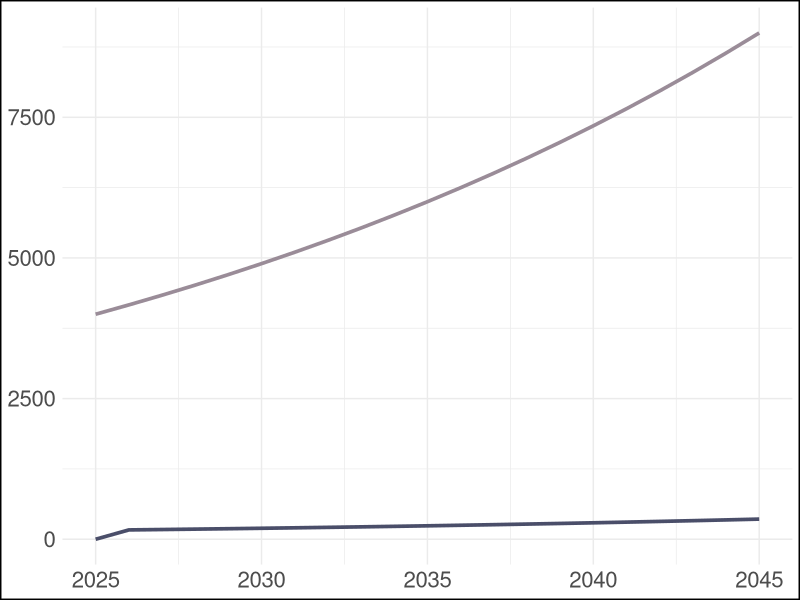
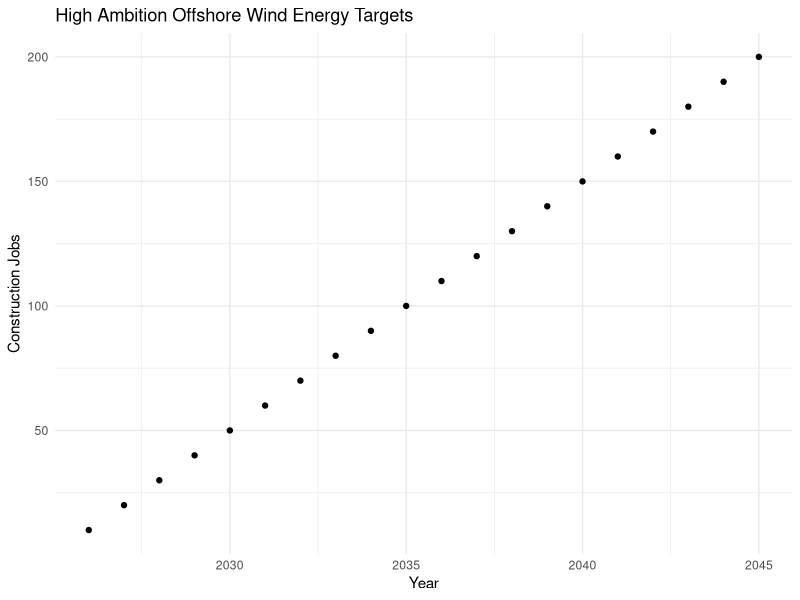
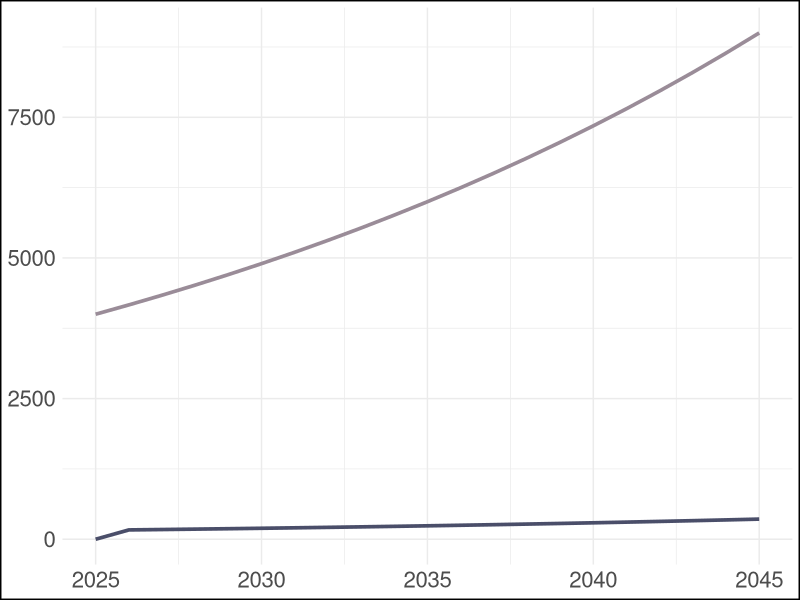

These figures' R source, in order:
## ---- chunk 1
library(tidyverse)
## ---- chunk 2
# Initial values
initial_capacity <- 111
final_capacity <- 722
years <- 20

# Calculate the annual growth rate
growth_rate <- (final_capacity / initial_capacity)^(1 / years) - 1

# Create variables to store the results
year <- 2025:2045
capacity <- numeric(length(year))
new_capacity <- numeric(length(year))

# Calculate the total capacity for each year
for (i in 1:length(year)) {
  capacity[i] <- initial_capacity * (1 + growth_rate)^(year[i] - 2025)
  if (i == 1) {
      new_capacity[i] <- capacity[i] - initial_capacity
  } else {
      new_capacity[i] <- capacity[i] - capacity[i-1]
  }
}

# Create a data frame with the results
sb_utility_pv <- data.frame(county = "SB", 
                             year = year, 
                             technology = "utility solar",
                             new_capacity = new_capacity,
                             total_capacity = round(capacity, 2))

# Display the table
print(sb_utility_pv)
## ---- chunk 3
# O&M direct jobs ---- 
# Assign variables
om_direct <- 10

# Add columns occupation, type, and n_jobs
sb_utility_pv_om_direct <- sb_utility_pv |>
    mutate(occupation = "O&M",
           type = "direct",
           n_jobs = total_capacity * om_direct)

# O&M indirect jobs ---- 
# Assign variables
om_indirect <- 5

# Add columns occupation, type, and n_jobs
sb_utility_pv_om_indirect <- sb_utility_pv |>
    mutate(occupation = "O&M",
           type = "indirect",
           n_jobs = total_capacity * om_indirect)

# O&M induced ----
# Assign variables
om_induced <- 2

# Add columns occupation, type, and n_jobs
sb_utility_pv_om_induced <- sb_utility_pv |>
    mutate(occupation = "O&M",
           type = "induced",
           n_jobs = total_capacity * om_induced)

# Stack 3 together for total SB PV O&M jobs
sb_utility_pv_om <- rbind(sb_utility_pv_om_direct, sb_utility_pv_om_indirect, sb_utility_pv_om_induced)

print(sb_utility_pv_om)

## ---- chunk 4
# Function to calculate capacity and jobs for PV O&M
pv_om_capacity_and_jobs <- function(county, technology, initial_capacity, final_capacity, direct_jobs, indirect_jobs, induced_jobs) {
    
  # Calculate the annual growth rate
  growth_rate <- (final_capacity / initial_capacity)^(1 / years) - 1
  
  # Create variables to store the results
  year <- 2025:2045
  capacity <- numeric(length(year))
  new_capacity <- numeric(length(year))
  
  # Calculate the total capacity for each year
  for (i in 1:length(year)) {
    capacity[i] <- initial_capacity * (1 + growth_rate)^(year[i] - 2025)
    if (i == 1) {
      new_capacity[i] <- capacity[i] - initial_capacity
    } else {
      new_capacity[i] <- capacity[i] - capacity[i-1]
    }
  }
  
  # Create a data frame with the results
  df <- data.frame(county = county, 
                   year = year, 
                   technology = technology,
                   new_capacity = new_capacity,
                   total_capacity = round(capacity, 2))
  
  # Direct jobs
  df_direct <- df %>%
    mutate(occupation = "O&M", 
           type = "direct", 
           n_jobs = total_capacity * direct_jobs)
  
  # Indirect jobs
  df_indirect <- df %>%
    mutate(occupation = "O&M",
           type = "indirect", 
           n_jobs = total_capacity * indirect_jobs)
  
  # Induced jobs
  df_induced <- df %>%
    mutate(occupation = "O&M",
           type = "induced", 
           n_jobs = total_capacity * induced_jobs)
  
  # Stack them together for total jobs
  df_final <- rbind(df_direct, df_indirect, df_induced)
  
  return(df_final)
}

## ---- chunk 5
# Function to calculate capacity and jobs for PV Construction
pv_const_capacity_and_jobs <- function(county, technology, initial_capacity, final_capacity, direct_jobs, indirect_jobs, induced_jobs) {
    
  # Calculate the annual growth rate
  growth_rate <- (final_capacity / initial_capacity)^(1 / years) - 1
  
  # Create variables to store the results
  year <- 2025:2045
  capacity <- numeric(length(year))
  new_capacity <- numeric(length(year))
  
  # Calculate the total capacity for each year
  for (i in 1:length(year)) {
    capacity[i] <- initial_capacity * (1 + growth_rate)^(year[i] - 2025)
    if (i == 1) {
      new_capacity[i] <- capacity[i] - initial_capacity
    } else {
      new_capacity[i] <- capacity[i] - capacity[i-1]
    }
  }
  
  # Create a data frame with the results
  df <- data.frame(county = county, 
                   year = year, 
                   technology = technology,
                   new_capacity = new_capacity,
                   total_capacity = round(capacity, 2))
  
  # Direct jobs
  df_direct <- df %>%
    mutate(occupation = "Construction", 
           type = "direct", 
           n_jobs = new_capacity * direct_jobs)   # Assuming that construction jobs only last the year, #jobs/mw year will multiply by the new capacity
  
  # Indirect jobs
  df_indirect <- df %>%
    mutate(occupation = "Construction",
           type = "indirect", 
           n_jobs = new_capacity * indirect_jobs)
  
  # Induced jobs
  df_induced <- df %>%
    mutate(occupation = "Construction",
           type = "induced", 
           n_jobs = new_capacity * induced_jobs)
  
  # Stack them together for total jobs
  df_final <- rbind(df_direct, df_indirect, df_induced)
  
  return(df_final)
}
## ---- chunk 6
# Utility PV
sb_utility_pv_om <- pv_om_capacity_and_jobs(
  county = "SB", 
  technology = "Utility PV", 
  initial_capacity = 111, 
  final_capacity = 722, 
  direct_jobs = 10, 
  indirect_jobs = 5, 
  induced_jobs = 2
)

sb_utility_pv_const <- pv_const_capacity_and_jobs(
  county = "SB",
  technology = "Utility PV",
  initial_capacity = 111,
  final_capacity = 722,
  direct_jobs = 5,
  indirect_jobs = 3,
  induced_jobs = 1
)

slo_utility_pv_om <- pv_om_capacity_and_jobs(
  county = "SLO", 
  technology = "Utility PV", 
  initial_capacity = 50, 
  final_capacity = 1000, 
  direct_jobs = 10, 
  indirect_jobs = 5, 
  induced_jobs = 2
)

slo_utility_pv_const <- pv_const_capacity_and_jobs(
  county = "SLO",
  technology = "Utility PV",
  initial_capacity = 50,
  final_capacity = 1000,
  direct_jobs = 10,
  indirect_jobs = 5,
  induced_jobs = 2
)

ventura_utility_pv_om <- pv_om_capacity_and_jobs(
  county = "V", 
  technology = "Utility PV", 
  initial_capacity = 400, 
  final_capacity = 900, 
  direct_jobs = 10, 
  indirect_jobs = 5, 
  induced_jobs = 2
)

ventura_utility_pv_const <- pv_const_capacity_and_jobs(
  county = "V",
  technology = "Utility PV",
  initial_capacity = 400,
  final_capacity = 900,
  direct_jobs = 10,
  indirect_jobs = 5,
  induced_jobs = 2
)


# Rooftop PV
sb_roof_pv_om <- pv_om_capacity_and_jobs(
  county = "SB", 
  technology = "Rooftop PV", 
  initial_capacity = 111, 
  final_capacity = 2000, 
  direct_jobs = 10, 
  indirect_jobs = 5, 
  induced_jobs = 2
)

sb_roof_pv_const <- pv_const_capacity_and_jobs(
  county = "SB",
  technology = "Rooftop PV",
  initial_capacity = 111,
  final_capacity = 2000,
  direct_jobs = 5,
  indirect_jobs = 3,
  induced_jobs = 1
)

slo_roof_pv_om <- pv_om_capacity_and_jobs(
  county = "SLO", 
  technology = "Rooftop PV", 
  initial_capacity = 25, 
  final_capacity = 300, 
  direct_jobs = 10, 
  indirect_jobs = 5, 
  induced_jobs = 2
)

slo_roof_pv_const <- pv_const_capacity_and_jobs(
  county = "SLO",
  technology = "Rooftop PV",
  initial_capacity = 25,
  final_capacity = 300,
  direct_jobs = 10,
  indirect_jobs = 5,
  induced_jobs = 2
)

ventura_roof_pv_om <- pv_om_capacity_and_jobs(
  county = "V", 
  technology = "Rooftop PV", 
  initial_capacity = 29, 
  final_capacity = 150, 
  direct_jobs = 10, 
  indirect_jobs = 5, 
  induced_jobs = 2
)

ventura_roof_pv_const <- pv_const_capacity_and_jobs(
  county = "V",
  technology = "Rooftop PV",
  initial_capacity = 29,
  final_capacity = 150,
  direct_jobs = 80,
  indirect_jobs = 5,
  induced_jobs = 2
)



# Combine all counties and technologies
pv_all <- rbind(sb_utility_pv_om, sb_utility_pv_const, slo_utility_pv_om, slo_utility_pv_const, ventura_utility_pv_om, ventura_utility_pv_const,
                sb_roof_pv_om, sb_roof_pv_const, slo_roof_pv_om, slo_roof_pv_const, ventura_roof_pv_om, ventura_roof_pv_const)
## ---- chunk 7
pv_all_plot <- pv_all |>
    filter(type == "direct" &
           county == "V" &
           technology == "Utility PV") 


pv_all_plot1 <- ggplot(pv_all_plot) +
    theme_minimal() +
    geom_line(aes(x = year, y = n_jobs, color = occupation), size = 1.25)+
    scale_color_manual(values = c("Construction" = '#4a4e69', "O&M" = '#9a8c98'))+ 
    #scale_x_continuous(expand = c(0, 0), breaks = scales::pretty_breaks()) +  # Remove space on x-axis
 # scale_y_continuous(expand = c(0, 0), breaks = scales::pretty_breaks()) +   # Remove space on y-axis 
    theme(plot.background = element_rect(color = "black", fill = NA, size = 1),
          legend.text = element_blank(),
            axis.text.x = element_text(size = 16),  # Rotate x-axis labels
    axis.text.y = element_text(size = 16), 
          legend.position = 'none')+
    labs(x = NULL,
         y= NULL)


pv_all_plot1


ggsave('pv_all_plot.png', pv_all_plot1, width = 8, height = 6)

## ---- chunk 8
# Initial values
initial_capacity <- 5
final_capacity <- 25
years <- 15

# Calculate the annual growth rate
growth_rate <- (final_capacity / initial_capacity)^(1 / years) - 1

# Create a data frame to store the results
year <- 2030:2045
capacity <- numeric(length(year))
new_capacity <- numeric(length(year))

# Calculate the total capacity for each year
for (i in 1:length(year)) {
  capacity[i] <- initial_capacity * (1 + growth_rate)^(year[i] - 2030)
  if (i == 1) {
      new_capacity[i] <- capacity[i] - initial_capacity
  } else {
      new_capacity[i] <- capacity[i] - capacity[i-1]
  }
}

# Create a data frame to display the results
capacity_table <- data.frame(year = year, total_capacity = round(capacity, 2), new_capacity = new_capacity, growth_rate = growth_rate)

# Display the table
print(capacity_table)
## ---- chunk 9
constant <- 10 # jobs/gw year = JEDI construction output/5

library(tibble)


# Initialize jobs/per GW Year that will be multiplied by capacity each year
variable_jobs <- 10 # Total construction jobs outputted by JEDI / 5 Years

# inti
new_jobs <- numeric(length(new_capacity))

total_jobs <- 0
for (i in seq_along(new_capacity)) {
    if (i <=5 ) {
        new_jobs[i] <- sum(new_capacity[1:i] * variable_jobs)  # Accumulate until year 6
    } else {
        start_index <- i - 4  # Use only the past 4 years + current year from year 6 onwards
        new_jobs[i] <- sum(new_capacity[start_index:i] * variable_jobs)
    }
}

# Create a tibble with years from 2026 to 2045
osw_df <- tibble(
    Year = 2025:2045,
    `New Jobs This Year` = NA_real_,  # Placeholder for future data entry
    `New Capacity` = 1:(2045-2025+1),  # Placeholder for future capacities, increment the capacity by howeve rmany
    `Total Jobs` = NA_real_  # Placeholder for future data entry
)

print(osw_df)





## ---- chunk 10
# Initialize jobs/per GW Year that will be multiplied by capacity each year
variable_jobs <- 10 # Total construction jobs outputted by JEDI / 5 Years

# Create a tibble with years from 2026 to 2045
new_capacity <- 1:(2045-2026+1)  # Increment by 1 per year
new_jobs <- numeric(length(new_capacity))

total_jobs <- 0

for (i in seq_along(new_capacity)) {
        new_jobs[i] <- (new_capacity[i] * variable_jobs)
}
    

for (i in seq_along(new_capacity)) {
    if (i == 1) {
        total_jobs[i] <- new_jobs[i]  # find new jobs at year 1
    }else if (i <= 5) {
        total_jobs[i] <- total_jobs[i-1] + (new_capacity[i] * variable_jobs)
       # total_jobs[i] <- (new_capacity[i] * variable_jobs) + sum(new_jobs[1:i])  # Accumulate until year 6
    }else {
        total_jobs[i] <- (new_capacity[i] * variable_jobs) + sum(new_jobs[(i-4):(i-1)])  # Add current and previous 4 years' new jobs
    }
}

osw_df <- tibble(
    Year = 2026:2045,
    `New Jobs This Year` = new_jobs,
    `New Capacity` = new_capacity,
    `Total Jobs` = total_jobs  # Placeholder for future data entry
) 

print(osw_df)
## ---- chunk 11
ggplot(osw_df, aes(x = Year, y = new_jobs)) +
    geom_point() +
    labs(x = 'Year',
         y = 'Construction Jobs',
         title = 'High Ambition Offshore Wind Energy Targets') +
    theme_minimal()
## ---- chunk 12
